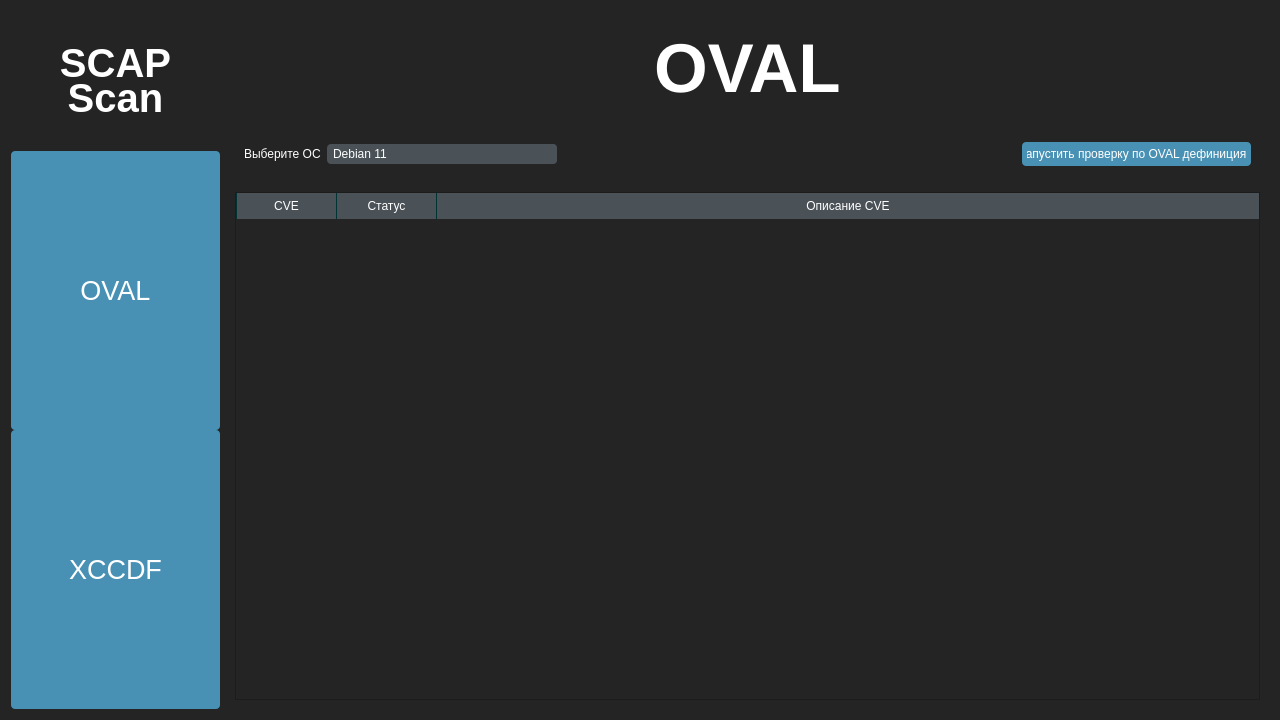
<?xml version="1.0" encoding="UTF-8"?>
<ui version="4.0">
 <class>Form</class>
 <widget class="QWidget" name="Form">
  <property name="geometry">
   <rect>
    <x>0</x>
    <y>0</y>
    <width>1280</width>
    <height>720</height>
   </rect>
  </property>
  <property name="windowTitle">
   <string>Form</string>
  </property>
  <property name="styleSheet">
   <string notr="true">/*Copyright (c) DevSec Studio. All rights reserved.

MIT License

Permission is hereby granted, free of charge, to any person obtaining a copy
of this software and associated documentation files (the &quot;Software&quot;), to deal
in the Software without restriction, including without limitation the rights
to use, copy, modify, merge, publish, distribute, sublicense, and/or sell
copies of the Software, and to permit persons to whom the Software is
furnished to do so, subject to the following conditions:

The above copyright notice and this permission notice shall be included in all
copies or substantial portions of the Software.

THE SOFTWARE IS PROVIDED *AS IS*, WITHOUT WARRANTY OF ANY KIND, EXPRESS OR
IMPLIED, INCLUDING BUT NOT LIMITED TO THE WARRANTIES OF MERCHANTABILITY,
FITNESS FOR A PARTICULAR PURPOSE AND NONINFRINGEMENT. IN NO EVENT SHALL THE
AUTHORS OR COPYRIGHT HOLDERS BE LIABLE FOR ANY CLAIM, DAMAGES OR OTHER
LIABILITY, WHETHER IN AN ACTION OF CONTRACT, TORT OR OTHERWISE, ARISING FROM,
OUT OF OR IN CONNECTION WITH THE SOFTWARE OR THE USE OR OTHER DEALINGS IN THE SOFTWARE.
*/

/*-----QWidget-----*/
QWidget
{
	background-color: #242424;
	color: #fff;
	selection-background-color: #fff;
	selection-color: #000;

}


/*-----QLabel-----*/
QLabel
{
	background-color: transparent;
	color: #fff;

}


/*-----QMenuBar-----*/
QMenuBar 
{
	background-color: #4a5157;
	color: #fff;

}


QMenuBar::item 
{
	background-color: transparent;
	border-left: 1px solid #003333;
	padding: 5px;
	padding-left: 15px;
	padding-right: 15px;

}


QMenuBar::item:selected 
{
	background-color: #003333;
	border: 1px solid #006666;
	color: #fff;

}


QMenuBar::item:pressed 
{
	background-color: #006666;
	border: 1px solid #006666;
	color: #fff;

}


/*-----QMenu-----*/
QMenu
{
    background-color: #4a5157;
    border: 1px solid #4a5157;
    padding: 10px;
	color: #fff;

}


QMenu::item
{
    background-color: transparent;
    padding: 2px 20px 2px 20px;
	min-width: 200px;

}


QMenu::separator
{
   	background-color: #242424;
	height: 1px;

}


QMenu::item:disabled
{
    color: #555;
    background-color: transparent;
    padding: 2px 20px 2px 20px;

}


QMenu::item:selected
{
	background-color: #003333;
	border: 1px solid #006666;
	color: #fff;

}


/*-----QToolButton-----*/
QToolButton 
{
	background-color: transparent;
	color: #fff;
	padding: 3px;
	margin-left: 1px;
}


QToolButton:hover
{
	background-color: rgba(70,162,218,50%);
	border: 1px solid #46a2da;
	color: #000;
	
}


QToolButton:pressed
{
	background-color: #727272;
	border: 1px solid #46a2da;

}


QToolButton:checked
{
	background-color: #727272;
	border: 1px solid #222;
}


/*-----QPushButton-----*/
QPushButton
{
	background-color: #4891b4;
	color: #fff;
	min-width: 80px;
	border-radius: 4px;
	padding: 5px;

}


QPushButton::flat
{
	background-color: transparent;
	border: none;
	color: #000;

}


QPushButton::disabled
{
	background-color: #606060;
	color: #959595;
	border-color: #051a39;

}


QPushButton::hover
{
	background-color: #54aad3;
	border: 1px solid #46a2da;

}


QPushButton::pressed
{
	background-color: #2385b4;
	border: 1px solid #46a2da;

}


QPushButton::checked
{
	background-color: #bd5355;
	border: 1px solid #bd5355;

}


/*-----QLineEdit-----*/
QLineEdit
{
	background-color: #242424;
	color : #fff;
	border: 1px solid #1d1d1d;
	padding: 3px;
	padding-left: 5px;
	border-radius: 4px;

}


/*-----QPlainTExtEdit-----*/
QPlainTextEdit
{
	background-color: #242424;
	color : #fff;
	border: 1px solid #1d1d1d;
	padding: 3px;
	padding-left: 5px;
	border-radius: 4px;

}


/*-----QToolBox-----*/
QToolBox
{
	background-color: transparent;
	border: 1px solid #1d1d1d;

}


QToolBox::tab
{
	background-color: #002b2b;
	border: 1px solid #1d1d1d;

}


QToolBox::tab:hover
{
	background-color: #006d6d;
	border: 1px solid #1d1d1d;

}


/*-----QComboBox-----*/
QComboBox
{
    background-color: #4a5157;
    padding-left: 6px;
    color: #fff;
    height: 20px;
	border-radius: 4px;

}


QComboBox::disabled
{
	background-color: #404040;
	color: #656565;
	border-color: #051a39;

}


QComboBox:on
{
    background-color: #4a5157;
	color: #fff;

}


QComboBox QAbstractItemView
{
    background-color: #4a5157;
    color: #fff;
    selection-background-color: #002b2b;
	selection-color: #fff;
    outline: 0;

}


QComboBox::drop-down
{
	background-color: #4a5157;
    subcontrol-origin: padding;
    subcontrol-position: top right;
	border-radius: 4px;
    width: 15px;

}


QComboBox::down-arrow
{
    image: url(://arrow-down.png);
    width: 8px;
    height: 8px;

}


/*-----QDoubleSpinBox &amp; QCalendarWidget-----*/
QDoubleSpinBox,
QCalendarWidget QSpinBox 
{
	background-color: #242424;
	color : #fff;
	border: 1px solid #1d1d1d;
	border-radius: 4px;
	padding: 3px;
	padding-left: 5px;

}


QDoubleSpinBox::up-button, 
QCalendarWidget QSpinBox::up-button
{
	background-color: #4a5157;
    width: 16px; 
	border-top-right-radius: 4px;
    border-width: 1px;
	border-color: #1d1d1d;

}


QDoubleSpinBox::up-button:hover, 
QCalendarWidget QSpinBox::up-button:hover
{
	background-color: #585858;

}


QDoubleSpinBox::up-button:pressed, 
QCalendarWidget QSpinBox::up-button:pressed
{
	background-color: #252525;
    width: 16px; 
    border-width: 1px;

}


QDoubleSpinBox::up-arrow,
QCalendarWidget QSpinBox::up-arrow
{
    image: url(://arrow-up.png);
    width: 7px;
    height: 7px;

}


QDoubleSpinBox::down-button, 
QCalendarWidget QSpinBox::down-button
{
	background-color: #4a5157;
    width: 16px; 
    border-width: 1px;
	border-bottom-right-radius: 4px;
	border-color: #1d1d1d;

}


QDoubleSpinBox::down-button:hover, 
QCalendarWidget QSpinBox::down-button:hover
{
	background-color: #585858;

}


QDoubleSpinBox::down-button:pressed, 
QCalendarWidget QSpinBox::down-button:pressed
{
	background-color: #252525;
    width: 16px; 
    border-width: 1px;

}


QDoubleSpinBox::down-arrow,
QCalendarWidget QSpinBox::down-arrow
{
    image: url(://arrow-down.png);
    width: 7px;
    height: 7px;

}


/*-----QGroupBox-----*/
QGroupBox 
{
    border: 1px solid;
    border-color: #1d1d1d;
	border-radius: 4px;
    margin-top: 23px;

}


QGroupBox::title  
{
    background-color: #002b2b;
    color: #fff;
	subcontrol-position: top left;
    subcontrol-origin: margin;
    padding: 5px;
	min-width: 100px;
	border: 1px solid #1d1d1d;
	border-top-left-radius: 4px;
	border-top-right-radius: 4px;
	border-bottom: none;

}


/*-----QHeaderView-----*/
QHeaderView::section
{
    background-color: #4a5157;
	border: none;
    color: #fff;
	padding: 4px;
	
}


QHeaderView::section:disabled
{
    background-color: #525251;
    color: #656565;

}


QHeaderView::section:checked
{
    background-color: qlineargradient(spread:repeat, x1:1, y1:0, x2:1, y2:1, stop:0 rgba(227, 227, 227, 255),stop:1 rgba(187, 187, 187, 255));
    color: #000;

}


QHeaderView::section::vertical::first,
QHeaderView::section::vertical::only-one
{
    border-left: 1px solid #003333;

}


QHeaderView::section::vertical
{
    border-left: 1px solid #003333;
}


QHeaderView::section::horizontal::first,
QHeaderView::section::horizontal::only-one
{
    border-left: 1px solid #003333;

}


QHeaderView::section::horizontal
{
    border-left: 1px solid #003333;

}


QTableCornerButton::section
{
    background-color: qlineargradient(spread:repeat, x1:1, y1:0, x2:1, y2:1, stop:0 rgba(227, 227, 227, 255),stop:1 rgba(187, 187, 187, 255));
	border: 1px solid #000;
    color: #fff;

}


/*-----QCalendarWidget-----*/
QCalendarWidget QToolButton
{
  	background-color: transparent;
  	color: white;

}


QCalendarWidget QToolButton::hover
{
	background-color: #006666;
	border: 1px solid #006666;
	color: #fff;

}


QCalendarWidget QMenu 
{
	width: 120px;
	left: 20px;
	color: white;

}


QCalendarWidget QWidget 
{ 
	alternate-background-color: #4a5157; 
	color: #fff;

}


QCalendarWidget QAbstractItemView:enabled 
{
	color: #fff;  
	background-color: #242424;  
	selection-background-color: #002b2b; 
	selection-color: #fff; 

}


QCalendarWidget QAbstractItemView:disabled 
{ 
	color: #404040; 

}


/*-----QTreeWidget-----*/
QTreeView
{
	show-decoration-selected: 0;
	alternate-background-color: transparent;
	background-color: transparent;
   	border: none;
	color: #fff;
	font: 8pt;

}


QTreeView::item:selected
{
	color:#fff;
	background-color: #002b2b;
	border-radius: 0px;

}


QTreeView::item:!selected:hover
{
    background-color: #5e5e5e;
    border: none;
    color: white;

}


QTreeView::branch:has-children:!has-siblings:closed,
QTreeView::branch:closed:has-children:has-siblings 
{
	image: url(://tree-closed.png);

}


QTreeView::branch:open:has-children:!has-siblings,
QTreeView::branch:open:has-children:has-siblings  
{
	image: url(://tree-open.png);

}


/*-----QListView-----*/
QListView 
{
	background-color: transparent;
	alternate-background-color: transparent;
    border : none;
    color: #fff;
    show-decoration-selected: 1; 
    outline: 0;
   	border: 1px solid #1d1d1d;

}


QListView::disabled 
{
	background-color: #656565;
	color: #1b1b1b;
    border: 1px solid #656565;

}


QListView::item 
{
	background-color: transparent;
    padding: 1px;

}


QListView::item:selected 
{
	background-color: #002b2b;
	border: 1px solid #002b2b;
	color: #fff;

}


QListView::item:selected:!active 
{
	background-color: #002b2b;
	border: 1px solid #002b2b;
	color: #fff;

}


QListView::item:selected:active 
{
	background-color: #002b2b;
	border: 1px solid #002b2b;
	color: #fff;

}


QListView::item:hover {
    background-color: #5e5e5e;
    border: none;
    color: #000;

}


/*-----QCheckBox-----*/
QCheckBox
{
	background-color: transparent;
    color: #fff;
	border: none;

}


QCheckBox::indicator
{
    background-color: lightgray;
    border: 1px solid #000;
    width: 12px;
    height: 12px;

}


QCheckBox::indicator:checked
{
    image:url(&quot;./ressources/check.png&quot;);
	background-color: #002b2b;
    border: 1px solid #3a546e;

}


QCheckBox::indicator:unchecked:hover
{
	border: 1px solid #46a2da; 

}


QCheckBox::disabled
{
	color: #656565;

}


QCheckBox::indicator:disabled
{
	background-color: #656565;
	color: #656565;
    border: 1px solid #656565;

}


/*-----QRadioButton-----*/
QRadioButton 
{
	color: #fff;
	background-color: transparent;

}


QRadioButton::indicator::unchecked:hover 
{
	background-color: #d3d3d3;
	border: 2px solid #002b2b;
	border-radius: 6px;
}


QRadioButton::indicator::checked 
{
	border: 2px solid #52beff;
	border-radius: 6px;
	background-color: #002b2b;  
	width: 9px; 
	height: 9px; 

}


/*-----QScrollBar-----*/
QScrollBar:vertical 
{
   border: none;
   width: 12px;

}


QScrollBar::handle:vertical 
{
   border: none;
   border-radius : 0px;
   background-color: #7a7a7a;
   min-height: 80px;
   width : 12px;

}


QScrollBar::handle:vertical:pressed
{
   background-color: #5d5f60; 

}


QScrollBar::add-line:vertical
{
   border: none;
   background: transparent;
   height: 0px;
   subcontrol-position: bottom;
   subcontrol-origin: margin;

}


QScrollBar::add-line:vertical:hover 
{
   background-color: transparent;

}


QScrollBar::add-line:vertical:pressed 
{
   background-color: #3f3f3f;

}


QScrollBar::sub-line:vertical
{
   border: none;
   background: transparent;
   height: 0px;

}


QScrollBar::sub-line:vertical:hover 
{
   background-color: transparent;

}


QScrollBar::sub-line:vertical:pressed 
{
   background-color: #3f3f3f;

}


QScrollBar::up-arrow:vertical
{
   width: 0px;
   height: 0px;
   background: transparent;

}


QScrollBar::down-arrow:vertical 
{
   width: 0px;
   height: 0px;
   background: transparent;

}


QScrollBar::add-page:vertical, QScrollBar::sub-page:vertical
{
   background-color: #222222;
	
}


QScrollBar:horizontal 
{
   border: none;
   height: 12px;

}


QScrollBar::handle:horizontal 
{
   border: none;
   border-radius : 0px;
   background-color: #7a7a7a;
   min-height: 80px;
   height : 12px;

}


QScrollBar::handle:horizontal:pressed
{
   background-color: #5d5f60; 

}


QScrollBar::add-line:horizontal
{
   border: none;
   background: transparent;
   height: 0px;
   subcontrol-position: bottom;
   subcontrol-origin: margin;

}


QScrollBar::add-line:horizontal:hover 
{
   background-color: transparent;

}


QScrollBar::add-line:horizontal:pressed 
{
   background-color: #3f3f3f;

}


QScrollBar::sub-line:horizontal
{
   border: none;
   background: transparent;
   height: 0px;

}


QScrollBar::sub-line:horizontal:hover 
{
   background-color: transparent;

}


QScrollBar::sub-line:horizontal:pressed 
{
   background-color: #3f3f3f;

}


QScrollBar::up-arrow:horizontal
{
   width: 0px;
   height: 0px;
   background: transparent;

}


QScrollBar::down-arrow:horizontal 
{
   width: 0px;
   height: 0px;
   background: transparent;

}


QScrollBar::add-page:horizontal, QScrollBar::sub-page:horizontal
{
   background-color: #222222;
	
}


/*-----QProgressBar-----*/
QProgressBar
{
	border: 1px solid #1d1d1d;
    text-align: center;
	border-radius: 10px;
	color: #fff;
	font-weight: bold;

}


QProgressBar::chunk
{
    background-color: #3b86ae;
	border-radius: 9px;
    margin: 0.5px;

}


/*-----QStatusBar-----*/
QStatusBar
{
	background-color: #4a5157;
	color: #ffffff;
	border-color: #051a39;

}


/*-----QSizeGrip-----*/
QSizeGrip 
{
	background-color: image(&quot;./ressources/sizegrip.png&quot;); /*To replace*/
	border: none;

}
</string>
  </property>
  <layout class="QGridLayout" name="gridLayout" columnstretch="1,5">
   <item row="0" column="0">
    <widget class="QWidget" name="widget_with_menus" native="true">
     <layout class="QVBoxLayout" name="verticalLayout" stretch="2,4,4">
      <property name="spacing">
       <number>0</number>
      </property>
      <property name="leftMargin">
       <number>0</number>
      </property>
      <property name="topMargin">
       <number>0</number>
      </property>
      <property name="rightMargin">
       <number>0</number>
      </property>
      <property name="bottomMargin">
       <number>0</number>
      </property>
      <item>
       <widget class="QLabel" name="label">
        <property name="sizePolicy">
         <sizepolicy hsizetype="Preferred" vsizetype="Preferred">
          <horstretch>0</horstretch>
          <verstretch>0</verstretch>
         </sizepolicy>
        </property>
        <property name="font">
         <font>
          <pointsize>30</pointsize>
          <bold>true</bold>
         </font>
        </property>
        <property name="text">
         <string>&lt;p style=&quot;line-height: 0.5;&quot;&gt;
&lt;html&gt;&lt;head/&gt;&lt;body&gt;&lt;p&gt;SCAP&lt;/p&gt;&lt;p&gt;Scan&lt;/p&gt;&lt;/body&gt;&lt;/html&gt;</string>
        </property>
        <property name="textFormat">
         <enum>Qt::TextFormat::RichText</enum>
        </property>
        <property name="alignment">
         <set>Qt::AlignmentFlag::AlignCenter</set>
        </property>
        <property name="wordWrap">
         <bool>false</bool>
        </property>
       </widget>
      </item>
      <item>
       <widget class="QPushButton" name="bt_OVAL_page">
        <property name="sizePolicy">
         <sizepolicy hsizetype="Preferred" vsizetype="Preferred">
          <horstretch>0</horstretch>
          <verstretch>0</verstretch>
         </sizepolicy>
        </property>
        <property name="font">
         <font>
          <pointsize>20</pointsize>
          <bold>false</bold>
         </font>
        </property>
        <property name="text">
         <string>OVAL</string>
        </property>
       </widget>
      </item>
      <item>
       <widget class="QPushButton" name="bt_XCCDF_page">
        <property name="sizePolicy">
         <sizepolicy hsizetype="Preferred" vsizetype="Preferred">
          <horstretch>0</horstretch>
          <verstretch>0</verstretch>
         </sizepolicy>
        </property>
        <property name="font">
         <font>
          <pointsize>20</pointsize>
          <bold>false</bold>
         </font>
        </property>
        <property name="text">
         <string>XCCDF</string>
        </property>
       </widget>
      </item>
     </layout>
    </widget>
   </item>
   <item row="0" column="1">
    <widget class="QStackedWidget" name="stackedWidget">
     <widget class="QWidget" name="OVAL_page">
      <layout class="QVBoxLayout" name="verticalLayout_2" stretch="1,1,8">
       <item>
        <widget class="QWidget" name="Widget_withOVALlabel" native="true">
         <layout class="QHBoxLayout" name="horizontalLayout">
          <item>
           <spacer name="horizontalSpacer">
            <property name="orientation">
             <enum>Qt::Orientation::Horizontal</enum>
            </property>
            <property name="sizeHint" stdset="0">
             <size>
              <width>40</width>
              <height>20</height>
             </size>
            </property>
           </spacer>
          </item>
          <item>
           <widget class="QLabel" name="label_OVAL">
            <property name="font">
             <font>
              <pointsize>52</pointsize>
              <bold>true</bold>
             </font>
            </property>
            <property name="text">
             <string>OVAL</string>
            </property>
           </widget>
          </item>
          <item>
           <spacer name="horizontalSpacer_2">
            <property name="orientation">
             <enum>Qt::Orientation::Horizontal</enum>
            </property>
            <property name="sizeHint" stdset="0">
             <size>
              <width>40</width>
              <height>20</height>
             </size>
            </property>
           </spacer>
          </item>
         </layout>
        </widget>
       </item>
       <item>
        <widget class="QWidget" name="Widget_withOVALchoose" native="true">
         <layout class="QHBoxLayout" name="horizontalLayout_2" stretch="1,4,8,4">
          <item>
           <widget class="QLabel" name="label_OS">
            <property name="font">
             <font>
              <pointsize>9</pointsize>
             </font>
            </property>
            <property name="text">
             <string>Выберите OC</string>
            </property>
           </widget>
          </item>
          <item>
           <widget class="QComboBox" name="Cb_chooseos">
            <item>
             <property name="text">
              <string>Debian 11</string>
             </property>
            </item>
            <item>
             <property name="text">
              <string>Kali Linux</string>
             </property>
            </item>
            <item>
             <property name="text">
              <string>Debian 12</string>
             </property>
            </item>
            <item>
             <property name="text">
              <string>Rocky Linux 9</string>
             </property>
            </item>
            <item>
             <property name="text">
              <string>RHEL 9</string>
             </property>
            </item>
           </widget>
          </item>
          <item>
           <spacer name="horizontalSpacer_3">
            <property name="orientation">
             <enum>Qt::Orientation::Horizontal</enum>
            </property>
            <property name="sizeHint" stdset="0">
             <size>
              <width>40</width>
              <height>20</height>
             </size>
            </property>
           </spacer>
          </item>
          <item>
           <widget class="QPushButton" name="bt_OVALcheck">
            <property name="text">
             <string>Запустить проверку по OVAL дефинициям</string>
            </property>
           </widget>
          </item>
         </layout>
        </widget>
       </item>
       <item>
        <widget class="QTableWidget" name="table_OVAL_results">
         <property name="sortingEnabled">
          <bool>true</bool>
         </property>
         <property name="columnCount">
          <number>3</number>
         </property>
         <attribute name="horizontalHeaderStretchLastSection">
          <bool>true</bool>
         </attribute>
         <column>
          <property name="text">
           <string>CVE</string>
          </property>
         </column>
         <column>
          <property name="text">
           <string>Статус</string>
          </property>
         </column>
         <column>
          <property name="text">
           <string>Описание CVE</string>
          </property>
         </column>
        </widget>
       </item>
      </layout>
     </widget>
     <widget class="QWidget" name="XCCDF_page">
      <layout class="QVBoxLayout" name="verticalLayout_3" stretch="1,1,8">
       <item>
        <widget class="QWidget" name="Widget_withXCCDFlabel" native="true">
         <layout class="QHBoxLayout" name="horizontalLayout_3">
          <item>
           <spacer name="horizontalSpacer_4">
            <property name="orientation">
             <enum>Qt::Orientation::Horizontal</enum>
            </property>
            <property name="sizeHint" stdset="0">
             <size>
              <width>40</width>
              <height>20</height>
             </size>
            </property>
           </spacer>
          </item>
          <item>
           <widget class="QLabel" name="label_XCCDF">
            <property name="font">
             <font>
              <pointsize>52</pointsize>
              <bold>true</bold>
             </font>
            </property>
            <property name="text">
             <string>XCCDF</string>
            </property>
           </widget>
          </item>
          <item>
           <spacer name="horizontalSpacer_5">
            <property name="orientation">
             <enum>Qt::Orientation::Horizontal</enum>
            </property>
            <property name="sizeHint" stdset="0">
             <size>
              <width>40</width>
              <height>20</height>
             </size>
            </property>
           </spacer>
          </item>
         </layout>
        </widget>
       </item>
       <item>
        <widget class="QWidget" name="Widget_withXCCDFchoose" native="true">
         <layout class="QHBoxLayout" name="horizontalLayout_4" stretch="1,4,8,0,4">
          <item>
           <widget class="QLabel" name="label_OS_2">
            <property name="font">
             <font>
              <pointsize>9</pointsize>
             </font>
            </property>
            <property name="text">
             <string>Выберите OC</string>
            </property>
           </widget>
          </item>
          <item>
           <widget class="QComboBox" name="Cb_chooseos_2">
            <item>
             <property name="text">
              <string>Debian 11</string>
             </property>
            </item>
            <item>
             <property name="text">
              <string>Kali Linux</string>
             </property>
            </item>
            <item>
             <property name="text">
              <string>Debian 12</string>
             </property>
            </item>
            <item>
             <property name="text">
              <string>Rocky Linux 9</string>
             </property>
            </item>
            <item>
             <property name="text">
              <string>RHEL 9</string>
             </property>
            </item>
           </widget>
          </item>
          <item>
           <spacer name="horizontalSpacer_6">
            <property name="orientation">
             <enum>Qt::Orientation::Horizontal</enum>
            </property>
            <property name="sizeHint" stdset="0">
             <size>
              <width>368</width>
              <height>20</height>
             </size>
            </property>
           </spacer>
          </item>
          <item>
           <widget class="QCheckBox" name="checkb_remediation">
            <property name="text">
             <string>Исправление уязвимостей</string>
            </property>
           </widget>
          </item>
          <item>
           <widget class="QPushButton" name="bt_XCCDFcheck">
            <property name="text">
             <string>Запустить проверку по XCCDF</string>
            </property>
           </widget>
          </item>
         </layout>
        </widget>
       </item>
       <item>
        <widget class="QTableWidget" name="table_XCCDF_results">
         <property name="sortingEnabled">
          <bool>true</bool>
         </property>
         <attribute name="horizontalHeaderStretchLastSection">
          <bool>true</bool>
         </attribute>
         <column>
          <property name="text">
           <string>Правило</string>
          </property>
         </column>
         <column>
          <property name="text">
           <string>Статус</string>
          </property>
         </column>
         <column>
          <property name="text">
           <string>Важность</string>
          </property>
         </column>
         <column>
          <property name="text">
           <string>Инструкция по исправлению</string>
          </property>
         </column>
        </widget>
       </item>
      </layout>
     </widget>
    </widget>
   </item>
  </layout>
 </widget>
 <resources/>
 <connections/>
</ui>
